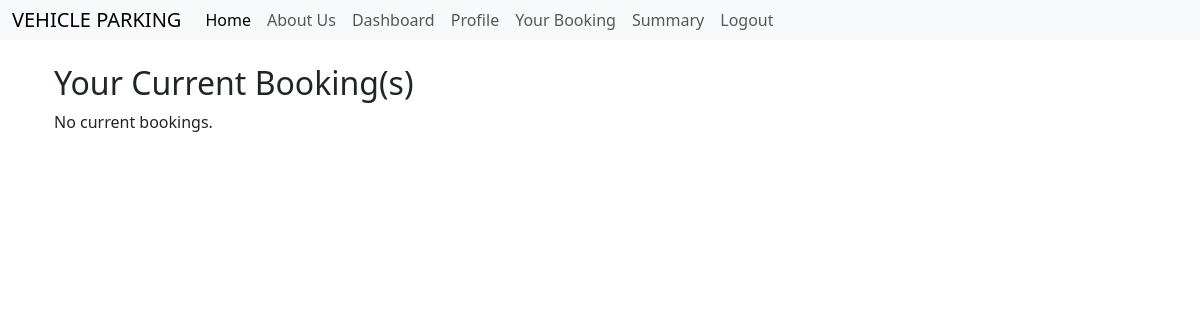
/yourbooking (signed in), run on an earlier commit of the app's database.
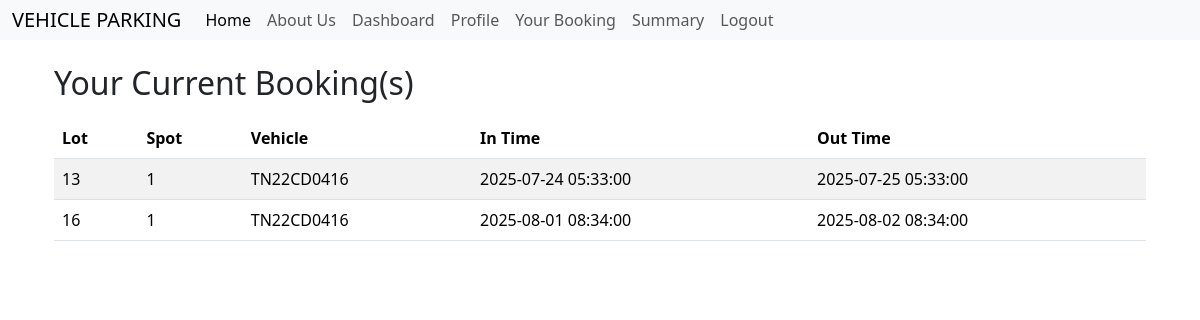
And on a later commit of the database.
### models.py (models this page shows)
class Reservation(db.Model):
     __tablename__ = 'reservation'
     reservation_id = db.Column(db.Integer,primary_key=True)
     spot_id = db.Column(db.String(32),ForeignKey('parking_spot.spot_id'), nullable=False )
     user_id = db.Column(db.String(32),ForeignKey('users.user_id'), nullable=True) #foreign key?
     parking_in_time = db.Column(db.DateTime, nullable=False)
     parking_out_time = db.Column(db.DateTime, nullable=False)
     vehicle_number = db.Column(db.String(64), nullable=False)
     parking_spot = db.relationship('ParkingSpot', backref='reservations')

class ParkingSpot (db.Model):
     __tablename__ = 'parking_spot'
     spot_id = db.Column(db.String(32), nullable=False,primary_key=True)
     lot_id = db.Column(db.String(250), ForeignKey('parking_lot.lot_id'),nullable=False)
     spot_number = db.Column(db.Integer)
     availability = db.Column(db.Boolean, default=True)
     __table_args__ = (db.UniqueConstraint('lot_id', 'spot_number', name='unique_spot_per_lot'),)

### routes.py (the view)
@app.route('/yourbooking')
@auth_required
def your_booking():
    bookings = Reservation.query.filter_by(user_id=session['user_id']).all()
    return render_template('your_booking.html', bookings=bookings)

### routes.py (called while the page is built)
def auth_required(func):
    @wraps(func)
    def inner(*args,**kwargs):
        if 'user_id' not in session:
            flash("Please login to continue.")
            return redirect(url_for("login"))
        return func(*args, **kwargs)
    return inner

@app.context_processor
def inject_user():
    if 'user_id' in session:
        user = Users.query.filter_by(user_id=session['user_id']).first()
        return dict(user=user)
    return dict(user=None)

### templates/your_booking.html (shortened to what this page needs)
{% extends 'layout.html' %}
{% block content %}
<div class="container mt-4">
  <h2>Your Current Booking(s)</h2>
  {% if bookings %}
  <table class="table table-striped mt-3">
    <thead><tr>
      <th>Lot</th><th>Spot</th><th>Vehicle</th><th>In Time</th><th>Out Time</th>
    </tr></thead>
    <tbody>
      {% for b in bookings %}
      <tr>
        <td>{{ b.parking_spot.lot_id }}</td>
        <td>{{ b.parking_spot.spot_number }}</td>
        <td>{{ b.vehicle_number }}</td>
        <td>{{ b.parking_in_time }}</td>
        <td>{{ b.parking_out_time }}</td>
      </tr>
      {% endfor %}
    </tbody>
  </table>
  {% else %}
    <p>No current bookings.</p>
  {% endif %}
</div>
{% endblock %}

### templates/layout.html (shortened to what this page needs)
<!DOCTYPE html>
<html lang="en">
<head>
    <link href="https://cdn.jsdelivr.net/npm/bootstrap@5.3.7/dist/css/bootstrap.min.css" rel="stylesheet">
    <link rel="stylesheet" href="https://cdnjs.cloudflare.com/ajax/libs/font-awesome/7.0.0/css/all.min.css">
</head>
<body>
{% include 'nav-auth.html' %}
<div class="container">
    {% block content %}
    {% endblock %}
</div>
</body>
</html>

### templates/nav-auth.html (shortened to what this page needs)
<div class="navbar">
<nav class="navbar navbar-expand-lg bg-body-tertiary">
    <div class="container-fluid">
    <a class="navbar-brand" href="/">VEHICLE PARKING</a>
    <div class="collapse navbar-collapse" id="navbarNav">
      <ul class="navbar-nav">
        <li class="nav-item">
          <a class="nav-link active" aria-current="page" href="{{url_for('home')}}">Home</a>
        </li>
        <li class="nav-item">
          <a class="nav-link" href="{{url_for('aboutus')}}">About Us</a>
        </li>
        {% if user %}
        <li class="nav-item">
          <a class="nav-link" href="{{url_for('index')}}">Dashboard</a>
        </li>
        <li class="nav-item">
          <a class="nav-link" href="{{url_for('profile')}}">Profile</a>
        </li>
        {% if not user.is_admin %}
        <li class="nav-item">
          <a class="nav-link" href="{{url_for('your_booking')}}">Your Booking</a>
        </li>
        <li class="nav-item">
          <a class="nav-link" href="{{url_for('summary')}}">Summary</a>
        </li>
        <li class="nav-item">
          <a class="nav-link" href="{{url_for('logout')}}">Logout</a>
        </li>
        {% endif %}
        {% endif %}
      </ul>
    </div>
  </div>
</nav>
</div>

### templates/layout.html (style rules this page uses)
body { margin: 0; padding: 0; }

### templates/nav-auth.html (style rules this page uses)
.navbar { width: 100%; padding: 0; }

What changed in the data, as far as the page shows it:
added Reservation: parking_spot.lot_id "13", parking_spot.spot_number "1", vehicle_number "TN22CD0416", parking_in_time "2025-07-24 05:33:00", parking_out_time "2025-07-25 05:33:00"
added Reservation: parking_spot.lot_id "16", parking_spot.spot_number "1", vehicle_number "TN22CD0416", parking_in_time "2025-08-01 08:34:00", parking_out_time "2025-08-02 08:34:00"
Also different on the page:
text no longer shown: "No current bookings."
text now shown: "Lot Spot Vehicle In Time Out Time"
